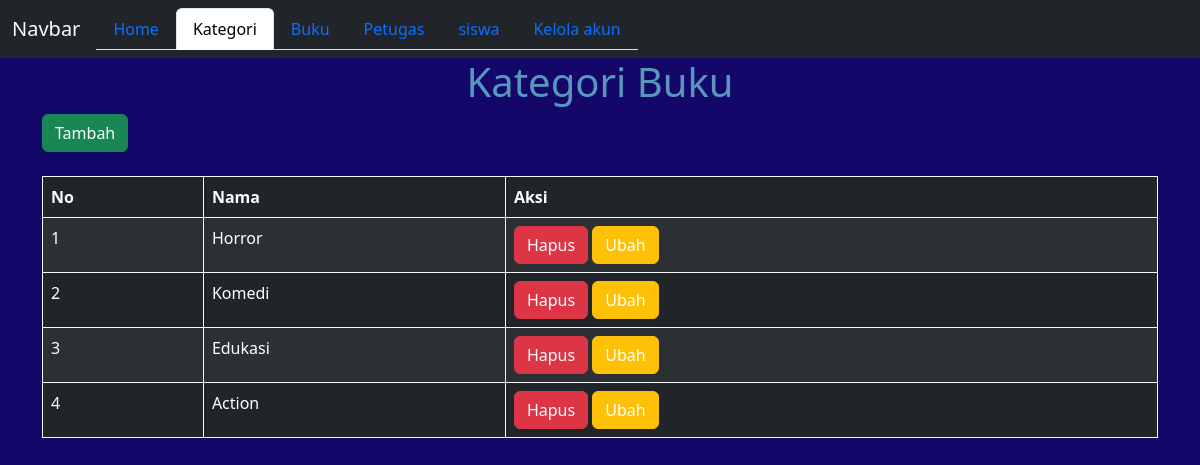
/Kategori.php, run on the app's committed database.
### tables this page shows
CREATE TABLE `kategori` (
  `id_kategori` int(11) NOT NULL,
  `Name` varchar(50) NOT NULL
);

### config/app.php (called while the page is built, shortened)
<?php
    include ("koneksi.php");
    function select($query){
        global $db;
        $result = mysqli_query($db, $query);
        $rows = [];
        while($row = mysqli_fetch_assoc($result)){
        $rows[] = $row;
    }
    return $rows;
}

### Kategori.php (the view, shortened to what this page needs)
<?php
    $data_kategori = select("SELECT * FROM kategori");
?>
<!DOCTYPE html>
<html lang="en">
<head>
    <link rel="stylesheet" href="node_modules\bootstrap\dist\css\bootstrap.css">
</head>
<body style="background-color:rgb(19, 8, 105);">
<nav class="navbar navbar-expand-lg navbar-light bg-dark">
  <div class="container-fluid">
    <a class="navbar-brand" href="#" style="color: azure;">Navbar</a>
    <div class="collapse navbar-collapse" id="navbarNav">
      <ul class="nav nav-tabs">
        <li class="nav-item">
          <a class="nav-link" aria-current="page" href="admin.php">Home</a>
        </li>
        <li class="nav-item">
          <a class="nav-link active" href="Kategori.php">Kategori</a>
        </li>
        <li class="nav-item">
          <a class="nav-link" href="Buk.php">Buku</a>
        </li>
        <li class="nav-item">
          <a class="nav-link" href="DPet.php">Petugas</a>
        </li>
        <li class="nav-item">
          <a class="nav-link" href="DSis.php">siswa</a>
        </li>
        <li class="nav-item">
          <a class="nav-link" href="Dmem.php">Kelola akun</a>
        </li>
      </ul>
    </div>
</nav>
<div class="container">
        <h1 class="text-center" style="color:rgb(89, 150, 188) ;">Kategori Buku</h1>
        <button type="button" class="btn btn-success"><a href="tamkat.php" style="text-decoration: none; color: white;">Tambah</a></button>
        <br><br>
        <table class="table table-dark table-striped table-bordered border-light">
        <thead>
                <tr>
                    <th>No</th>
                    <th>Nama</th>
                    <th>Aksi</th>
                </tr>
            </thead>
            <tbody>
                <?php $no = 1; ?>
                <?php foreach ($data_kategori as $kategori) :?>
                    <tr>
                        <td><?= $no++;?></td>
                        <td><?= $kategori['Name'];?></td>
                        <td>
                        <button type="button" class="btn btn-danger"><a href="hapuskat.php?id_kategori=<?=$kategori['id_kategori']; ?>" onclick="return confirm('Yakin ingin menghapus produk ini?')" style="text-decoration: none; color: white;">Hapus</a></button>
                        <button type="button" class="btn btn-warning"><a href="ubahkat.php?id_kategori=<?=$kategori['id_kategori']; ?>" style="text-decoration: none; color: white;">Ubah</a></button>
                        </td>
                    </tr>
                <?php endforeach;?>
            </tbody>
        </table>
</div>
</body>
</html>

### data on the page
kategori: Name "Horror"
kategori: Name "Komedi"
kategori: Name "Edukasi"
kategori: Name "Action"
